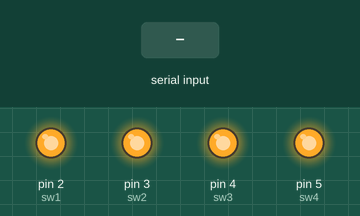
A sketch run on a simulated Arduino Uno, built with avr-gcc and run on an emulated ATmega328P. On the bench: output pins drawn as LEDs (lit = HIGH). Inputs (shaded band) come from the test bench. What the sketch prints to the serial monitor is not drawn.

Above: at 2.2 s.
2.3 s: "1" received over the second serial link
At 3.2 s:
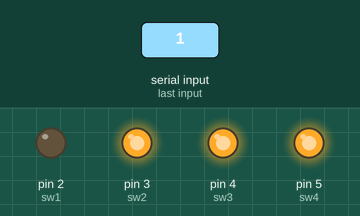
3.8 s: "3" received over the second serial link
At 4.3 s:
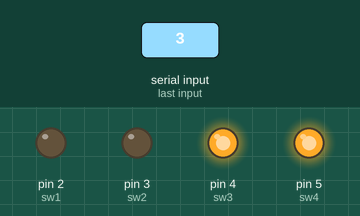
5.3 s: "2" received over the second serial link
At 6.5 s:
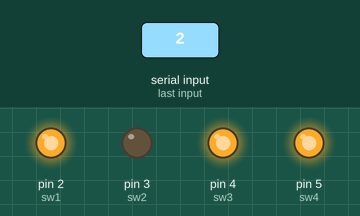
6.8 s: "5" received over the second serial link
At 7.8 s:
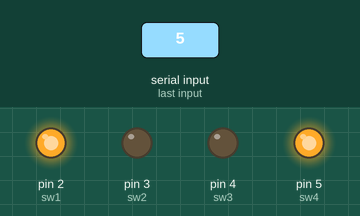
8.3 s: "4" received over the second serial link
At 8.9 s:
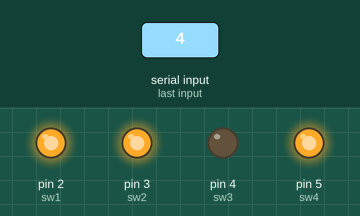
9.8 s: "7" received over the second serial link
At 10.1 s:
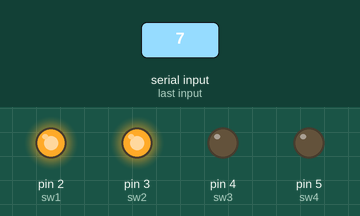
Timing chart, 0 to 12.3 s (numbered marks = the images above; inputs shaded):
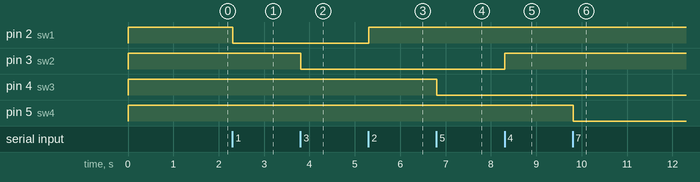

The sketch:

sketch_bluetooth_app_smart_home.ino
```cpp
#include <SoftwareSerial.h>

#define sw1 2
#define sw2 3
#define sw3 4
#define sw4 5

SoftwareSerial BTSerial(10, 11); // RX | TX

char c;

void setup()
{
  pinMode(sw1, OUTPUT);
  pinMode(sw2, OUTPUT);
  pinMode(sw3, OUTPUT);
  pinMode(sw4, OUTPUT);
  digitalWrite(sw1, HIGH);
  digitalWrite(sw2, HIGH);
  digitalWrite(sw3, HIGH);
  digitalWrite(sw4, HIGH);

  Serial.begin(9600);
  BTSerial.begin(9600);
  delay(1000);
}

void loop()
{
  while (BTSerial.available()){

    delay(10);
    c = BTSerial.read();

    Serial.print(c);

    switch(c)
    {
      case '1':{
        digitalWrite(sw1, LOW);
        break;
      }
      case '2':{
        digitalWrite(sw1, HIGH);
        break;
      }
      case '3':{
        digitalWrite(sw2, LOW);
        break;
      }
      case '4':{
        digitalWrite(sw2, HIGH);
        break;
      }
      case '5':{
        digitalWrite(sw3, LOW);
        break;
      }
      case '6':{
        digitalWrite(sw3, HIGH);
        break;
      }
      case '7':{
        digitalWrite(sw4, LOW);
        break;
      }
      case '8':{
        digitalWrite(sw4, HIGH);
        break;
      }
      case '9':{
        digitalWrite(sw1, LOW);
        digitalWrite(sw2, LOW);
        digitalWrite(sw3, LOW);
        digitalWrite(sw4, LOW);
        break;
      }
      case '0':{
        digitalWrite(sw1, HIGH);
        digitalWrite(sw2, HIGH);
        digitalWrite(sw3, HIGH);
        digitalWrite(sw4, HIGH);
        break;
      }
      default:{
        digitalWrite(sw1, HIGH);
        digitalWrite(sw2, HIGH);
        digitalWrite(sw3, HIGH);
        digitalWrite(sw4, HIGH);
      }
    }
  }
}
```

Measured:
- after the input at 2.3 s, pin 2 (sw1): HIGH → LOW at once
- after the input at 3.8 s, pin 3 (sw2): HIGH → LOW at once
- after the input at 5.3 s, pin 2 (sw1): LOW → HIGH at once
- after the input at 6.8 s, pin 4 (sw3): HIGH → LOW at once
- after the input at 8.3 s, pin 3 (sw2): LOW → HIGH at once
- after the input at 9.8 s, pin 5 (sw4): HIGH → LOW at once
